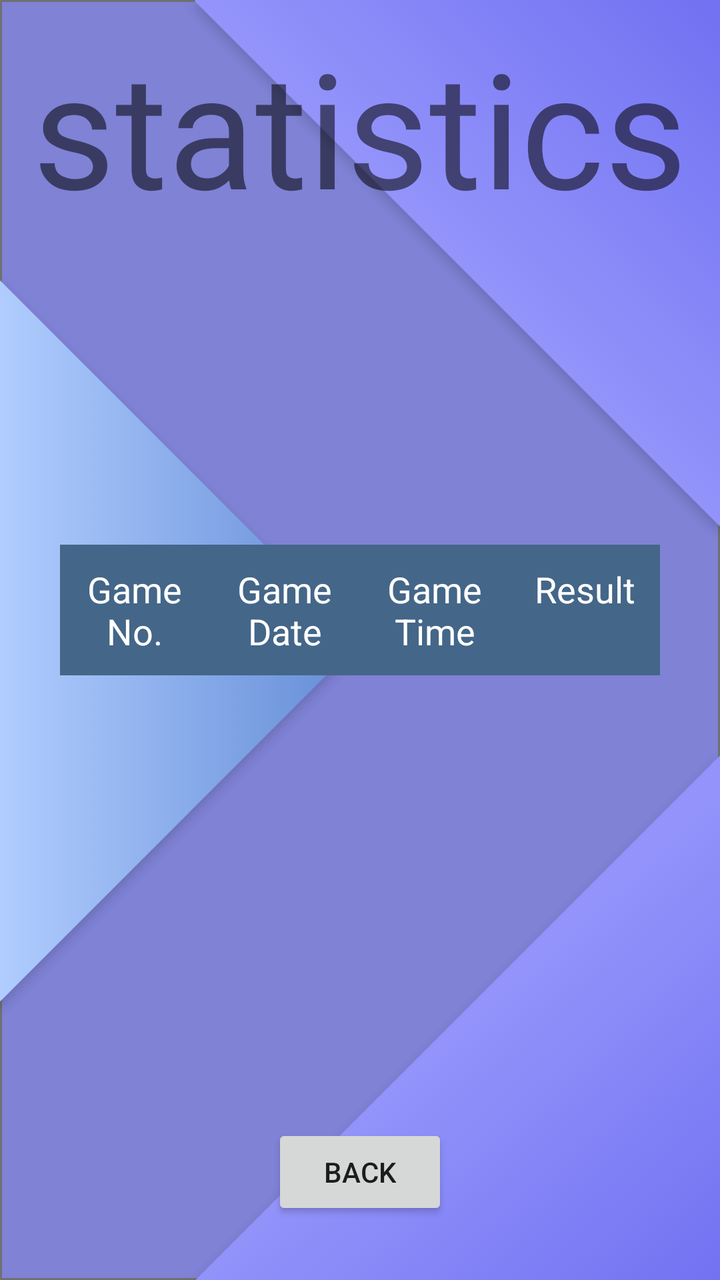
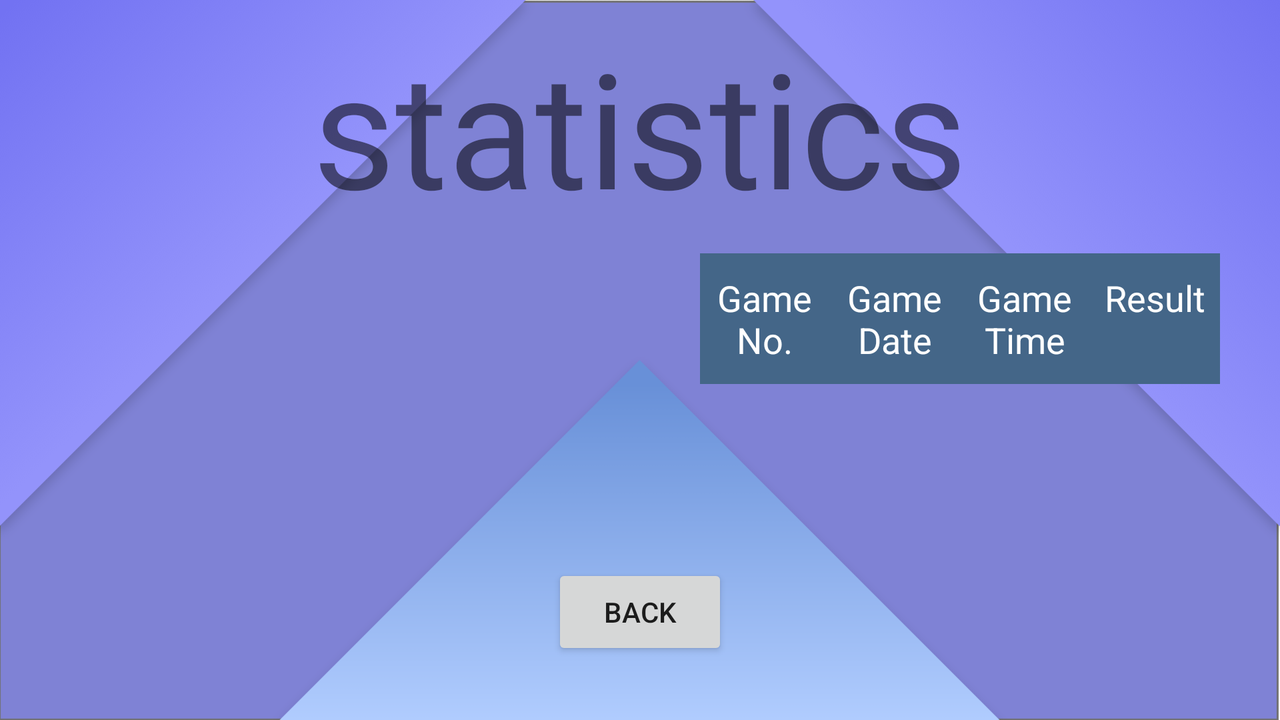

Two renders of one Android screen. The first uses the default layout on a phone; the second uses the alternative layout the repository ships for a different screen configuration, on a matching device. The two XML files are below.
<!-- AndroidManifest.xml: application theme AppTheme -->
<!-- res/layout/activity_statistics.xml -->
<?xml version="1.0" encoding="utf-8"?>
<LinearLayout xmlns:android="http://schemas.android.com/apk/res/android"
    xmlns:app="http://schemas.android.com/apk/res-auto"
    xmlns:tools="http://schemas.android.com/tools"
    android:layout_width="match_parent"
    android:layout_height="match_parent"
    tools:context=".StatisticsActivity"
    android:id="@+id/statisticsActivity"
    android:orientation="vertical"
    android:background="@drawable/stat_back">

    <LinearLayout
        android:id="@+id/statisticsOverviewPage"
        android:layout_width="match_parent"
        android:layout_height="0dp"
        android:layout_weight="1"
        android:orientation="vertical">

        <TextView
            android:text="@string/statistics"
            android:layout_width="match_parent"
            android:layout_height="wrap_content"
            android:padding="10sp"
            android:textSize="80sp"
            android:gravity="center"
            android:fontFamily="@font/bilbo" />

        <LinearLayout
            android:id="@+id/barChart"
            android:layout_width="match_parent"
            android:layout_height="0dp"
            android:layout_weight="3"
            android:orientation="vertical">

        </LinearLayout>

        <LinearLayout
            android:layout_width="match_parent"
            android:layout_height="wrap_content"
            android:orientation="horizontal"
            android:layout_marginHorizontal="30sp"
            android:paddingVertical="10sp"
            android:background="#446688">

            <TextView
                android:text="@string/gameNo"
                android:layout_width="0dp"
                android:textColor="@color/text"
                android:shadowColor="@color/text_shadow"
                android:textSize="18sp"
                android:layout_weight="1"
                android:gravity="center"
                android:layout_height="wrap_content" />

            <TextView
                android:text="@string/gamedate"
                android:layout_width="0dp"
                android:textColor="@color/text"
                android:shadowColor="@color/text_shadow"
                android:textSize="18sp"
                android:layout_weight="1"
                android:gravity="center"
                android:layout_height="wrap_content" />

            <TextView
                android:text="@string/gametime"
                android:layout_width="0dp"
                android:textColor="@color/text"
                android:shadowColor="@color/text_shadow"
                android:textSize="18sp"
                android:layout_weight="1"
                android:gravity="center"
                android:layout_height="wrap_content" />

            <TextView
                android:text="@string/result"
                android:layout_width="0dp"
                android:textColor="@color/text"
                android:shadowColor="@color/text_shadow"
                android:textSize="18sp"
                android:layout_weight="1"
                android:gravity="center"
                android:layout_height="wrap_content" />

        </LinearLayout>

        <ScrollView
            android:layout_width="match_parent"
            android:layout_height="0dp"
            android:layout_weight="4"
            android:paddingLeft="30sp"
            android:paddingRight="30sp">

            <LinearLayout
                android:id="@+id/history"
                android:layout_width="match_parent"
                android:layout_height="wrap_content"
                android:gravity="center_horizontal"
                android:orientation="vertical" />

        </ScrollView>

        <Button
            android:text="@string/back"
            android:layout_width="wrap_content"
            android:layout_height="wrap_content"
            android:onClick="backOnClick"
            android:layout_margin="30sp"
            android:layout_gravity="center" />

    </LinearLayout>

    <LinearLayout
        android:id="@+id/statisticsResultPage"
        android:layout_width="match_parent"
        android:layout_height="0dp"
        android:layout_weight="0"
        android:orientation="vertical">

        <LinearLayout
            android:id="@+id/statisticsResultUp"
            android:layout_width="match_parent"
            android:layout_height="0dp"
            android:layout_weight="1"
            android:padding="30sp"
            android:paddingBottom="10dp"
            android:orientation="vertical"
            android:background="@drawable/battle_start_oppo">

            <LinearLayout
                android:layout_width="match_parent"
                android:layout_height="wrap_content">

                <TextView
                    android:id="@+id/statisticsOppoName"
                    android:textSize="18sp"
                    android:layout_width="wrap_content"
                    android:layout_height="wrap_content" />

                <TextView
                    android:id="@+id/statisticsDate"
                    android:textSize="18sp"
                    android:gravity="right"
                    android:layout_width="match_parent"
                    android:layout_height="wrap_content" />

            </LinearLayout>

            <LinearLayout
                android:layout_width="match_parent"
                android:layout_height="wrap_content">

                <TextView
                    android:id="@+id/statisticsOppoAge"
                    android:textSize="18sp"
                    android:layout_width="wrap_content"
                    android:layout_height="wrap_content" />

                <TextView
                    android:id="@+id/statisticsTime"
                    android:textSize="18sp"
                    android:gravity="right"
                    android:layout_width="match_parent"
                    android:layout_height="wrap_content" />

            </LinearLayout>

            <TextView
                android:id="@+id/statisticsPlayerResult"
                android:layout_width="match_parent"
                android:layout_height="0dp"
                android:textSize="80sp"
                android:gravity="center"
                android:layout_weight="1"
                android:fontFamily="@font/aclonica"
                android:textColor="@color/text"
                android:shadowColor="@color/text_shadow" />

            <ImageView
                android:id="@+id/statisticsOppoHand"
                android:layout_width="wrap_content"
                android:layout_height="wrap_content"
                android:layout_gravity="bottom|center_horizontal"/>

        </LinearLayout>

        <LinearLayout
            android:id="@+id/statisticsResultDown"
            android:layout_width="match_parent"
            android:layout_height="0dp"
            android:layout_weight="1"
            android:paddingTop="10dp"
            android:orientation="vertical"
            android:background="@drawable/battle_start_player">

            <ImageView
                android:id="@+id/statisticsPlayerHand"
                android:layout_width="wrap_content"
                android:layout_height="wrap_content"
                android:layout_gravity="top|center_horizontal" />

            <LinearLayout
                android:layout_width="match_parent"
                android:layout_height="0dp"
                android:layout_weight="1"
                android:gravity="center"
                android:orientation="horizontal">

                <Button
                    android:id="@+id/btnStatisticsBack"
                    android:onClick="btnStatisticsBackOnClick"
                    android:text="@string/back"
                    android:layout_width="wrap_content"
                    android:layout_height="wrap_content" />

            </LinearLayout>

        </LinearLayout>

    </LinearLayout>

</LinearLayout>
<!-- resources referenced by this layout -->
<resources>
  <color name="text">#fff</color>
  <color name="text_shadow">#aaa</color>
  <!-- drawable battle_start_oppo: png bitmap (drawable-hdpi, 12284 bytes) -->
  <!-- drawable battle_start_player: png bitmap (drawable-hdpi, 12227 bytes) -->
  <!-- drawable stat_back: png bitmap (drawable-hdpi, 63936 bytes) -->
  <string name="back">Back</string>
  <string name="gameNo">Game No.</string>
  <string name="gamedate">Game Date</string>
  <string name="gametime">Game Time</string>
  <string name="result">Result</string>
  <string name="statistics">statistics</string>
  <style name="AppTheme" parent="Theme.AppCompat.Light.NoActionBar">
          <item name="android:windowAnimationStyle">@null</item>
      </style>
</resources>
<!-- res/layout-land/activity_statistics.xml (the repository's variant of the layout above) -->
<!-- drawn on the phone turned sideways -->
<?xml version="1.0" encoding="utf-8"?>
<LinearLayout xmlns:android="http://schemas.android.com/apk/res/android"
    xmlns:app="http://schemas.android.com/apk/res-auto"
    xmlns:tools="http://schemas.android.com/tools"
    android:layout_width="match_parent"
    android:layout_height="match_parent"
    tools:context=".StatisticsActivity"
    android:id="@+id/statisticsActivity"
    android:orientation="vertical"
    android:background="@drawable/stat_back_land">

    <LinearLayout
        android:id="@+id/statisticsOverviewPage"
        android:layout_width="match_parent"
        android:layout_height="0dp"
        android:layout_weight="1"
        android:orientation="vertical">

        <LinearLayout
            android:layout_width="match_parent"
            android:layout_height="wrap_content"
            android:orientation="horizontal">

            <TextView
                android:text="@string/statistics"
                android:layout_width="0dp"
                android:layout_weight="1"
                android:layout_height="wrap_content"
                android:padding="10sp"
                android:textSize="80sp"
                android:gravity="center"
                android:fontFamily="@font/bilbo" />

        </LinearLayout>

        <LinearLayout
            android:layout_width="match_parent"
            android:layout_height="0dp"
            android:layout_weight="1"
            android:orientation="horizontal">

            <LinearLayout
                android:id="@+id/barChart"
                android:layout_width="0dp"
                android:layout_height="match_parent"
                android:layout_weight="1"
                android:orientation="vertical">

            </LinearLayout>

            <LinearLayout
                android:layout_width="0dp"
                android:layout_height="match_parent"
                android:layout_weight="1"
                android:orientation="vertical">

                <LinearLayout
                    android:layout_width="match_parent"
                    android:layout_height="wrap_content"
                    android:orientation="horizontal"
                    android:layout_marginHorizontal="30sp"
                    android:paddingVertical="10sp"
                    android:background="#446688">

                    <TextView
                        android:text="@string/gameNo"
                        android:layout_width="0dp"
                        android:textColor="@color/text"
                        android:shadowColor="@color/text_shadow"
                        android:textSize="18sp"
                        android:layout_weight="1"
                        android:gravity="center"
                        android:layout_height="wrap_content" />

                    <TextView
                        android:text="@string/gamedate"
                        android:layout_width="0dp"
                        android:textColor="@color/text"
                        android:shadowColor="@color/text_shadow"
                        android:textSize="18sp"
                        android:layout_weight="1"
                        android:gravity="center"
                        android:layout_height="wrap_content" />

                    <TextView
                        android:text="@string/gametime"
                        android:layout_width="0dp"
                        android:textColor="@color/text"
                        android:shadowColor="@color/text_shadow"
                        android:textSize="18sp"
                        android:layout_weight="1"
                        android:gravity="center"
                        android:layout_height="wrap_content" />

                    <TextView
                        android:text="@string/result"
                        android:layout_width="0dp"
                        android:textColor="@color/text"
                        android:shadowColor="@color/text_shadow"
                        android:textSize="18sp"
                        android:layout_weight="1"
                        android:gravity="center"
                        android:layout_height="wrap_content" />

                </LinearLayout>

                <ScrollView
                    android:layout_width="match_parent"
                    android:layout_height="0dp"
                    android:layout_weight="4"
                    android:paddingLeft="30sp"
                    android:paddingRight="30sp">

                    <LinearLayout
                        android:id="@+id/history"
                        android:layout_width="match_parent"
                        android:layout_height="wrap_content"
                        android:gravity="center_horizontal"
                        android:orientation="vertical" />

                </ScrollView>

            </LinearLayout>

        </LinearLayout>

        <Button
            android:text="@string/back"
            android:layout_width="wrap_content"
            android:layout_height="wrap_content"
            android:onClick="backOnClick"
            android:layout_margin="30sp"
            android:layout_gravity="center" />

    </LinearLayout>

    <FrameLayout
        android:id="@+id/statisticsResultPage"
        android:layout_width="match_parent"
        android:layout_height="0dp"
        android:layout_weight="0"
        android:orientation="horizontal">


        <LinearLayout
            android:layout_width="match_parent"
            android:layout_height="match_parent">

            <LinearLayout
                android:id="@+id/statisticsResultUp"
                android:layout_width="0dp"
                android:layout_height="match_parent"
                android:layout_weight="1"
                android:padding="30sp"
                android:paddingBottom="10dp"
                android:orientation="vertical"
                android:background="@drawable/battle_start_oppo_land">

                <TextView
                    android:id="@+id/statisticsOppoName"
                    android:textSize="18sp"
                    android:layout_width="wrap_content"
                    android:layout_height="wrap_content" />

                <TextView
                    android:id="@+id/statisticsOppoAge"
                    android:textSize="18sp"
                    android:layout_width="wrap_content"
                    android:layout_height="wrap_content" />

            </LinearLayout>

            <LinearLayout
                android:id="@+id/statisticsResultDown"
                android:layout_width="0dp"
                android:layout_height="match_parent"
                android:layout_weight="1"
                android:orientation="vertical"
                android:padding="30sp"
                android:paddingBottom="10dp"
                android:background="@drawable/battle_start_player_land">

                <TextView
                    android:id="@+id/statisticsDate"
                    android:textSize="18sp"
                    android:gravity="right"
                    android:layout_width="match_parent"
                    android:layout_height="wrap_content" />

                <TextView
                    android:id="@+id/statisticsTime"
                    android:textSize="18sp"
                    android:gravity="right"
                    android:layout_width="match_parent"
                    android:layout_height="wrap_content" />

            </LinearLayout>

        </LinearLayout>

        <LinearLayout
            android:id="@+id/statisticsData"
            android:layout_width="match_parent"
            android:layout_height="match_parent"
            android:orientation="vertical">

            <LinearLayout
                android:layout_width="match_parent"
                android:layout_height="0dp"
                android:layout_weight="1"
                android:gravity="center"
                android:orientation="horizontal">

                <ImageView
                    android:id="@+id/statisticsOppoHand"
                    android:layout_width="wrap_content"
                    android:layout_height="wrap_content"
                    android:layout_weight="1" />

                <TextView
                    android:id="@+id/statisticsPlayerResult"
                    android:layout_width="0dp"
                    android:layout_height="match_parent"
                    android:textSize="80sp"
                    android:gravity="center"
                    android:layout_weight="1"
                    android:fontFamily="@font/aclonica"
                    android:textColor="@color/text"
                    android:shadowColor="@color/text_shadow" />

                <ImageView
                    android:id="@+id/statisticsPlayerHand"
                    android:layout_width="wrap_content"
                    android:layout_height="wrap_content"
                    android:layout_weight="1" />

            </LinearLayout>

            <LinearLayout
                android:layout_width="match_parent"
                android:layout_height="wrap_content"
                android:gravity="center">

                <Button
                    android:id="@+id/btnStatisticsBack"
                    android:onClick="btnStatisticsBackOnClick"
                    android:text="@string/back"
                    android:layout_width="wrap_content"
                    android:layout_height="wrap_content" />

            </LinearLayout>

        </LinearLayout>

    </FrameLayout>

</LinearLayout>
<!-- resources referenced by the variant -->
<!-- as the phone turned sideways resolves them -->
<resources>
  <color name="text">#fff</color>
  <color name="text_shadow">#aaa</color>
  <!-- drawable battle_start_oppo_land: png bitmap (drawable-land-hdpi, 8766 bytes) -->
  <!-- drawable battle_start_player_land: png bitmap (drawable-land-hdpi, 12459 bytes) -->
  <!-- drawable stat_back_land: png bitmap (drawable-land-hdpi, 68658 bytes) -->
  <string name="back">Back</string>
  <string name="gameNo">Game No.</string>
  <string name="gamedate">Game Date</string>
  <string name="gametime">Game Time</string>
  <string name="result">Result</string>
  <string name="statistics">statistics</string>
  <style name="AppTheme" parent="Theme.AppCompat.Light.NoActionBar">
          <item name="android:windowAnimationStyle">@null</item>
      </style>
</resources>
